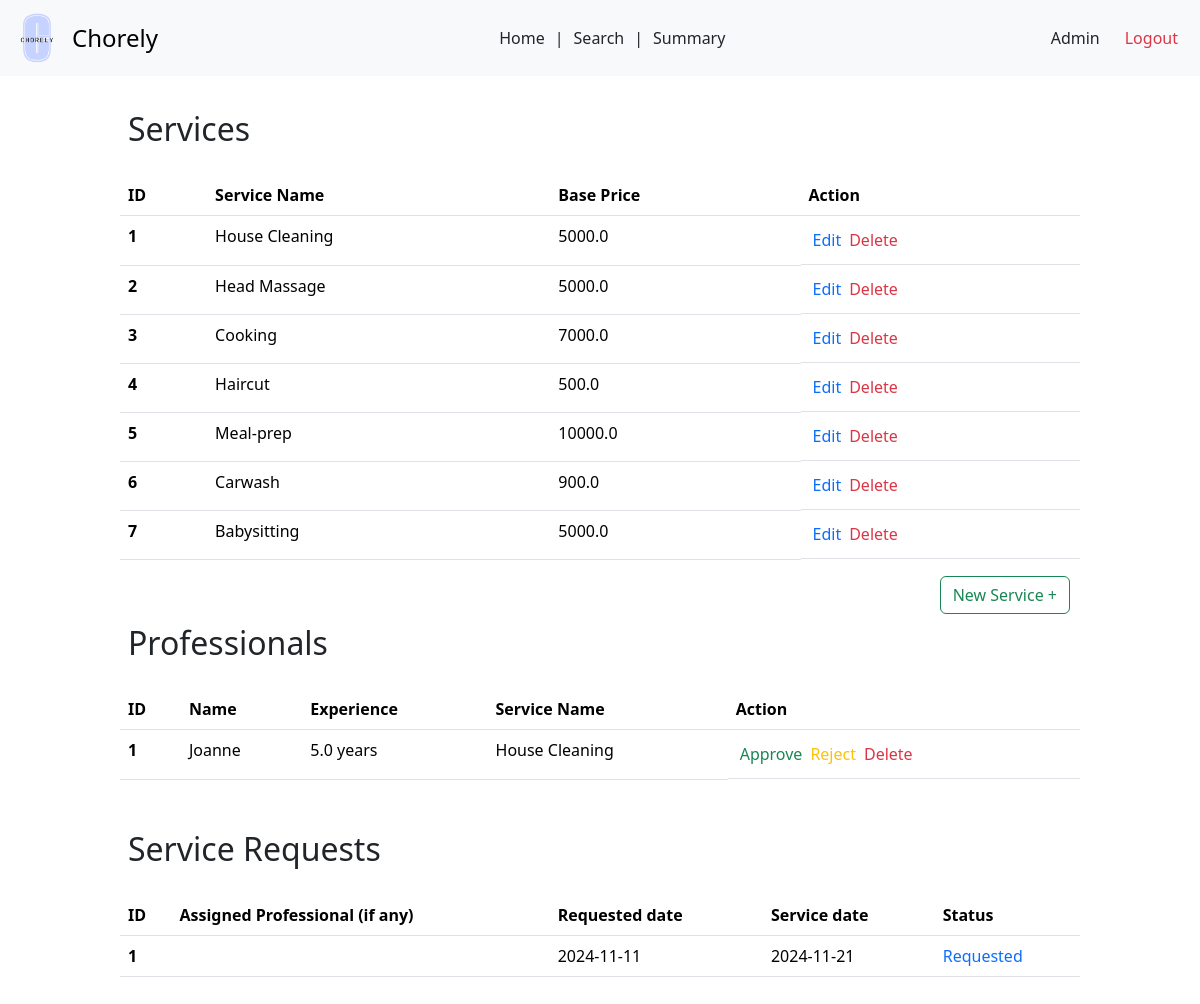
/admin, run on an earlier commit of the app's database.
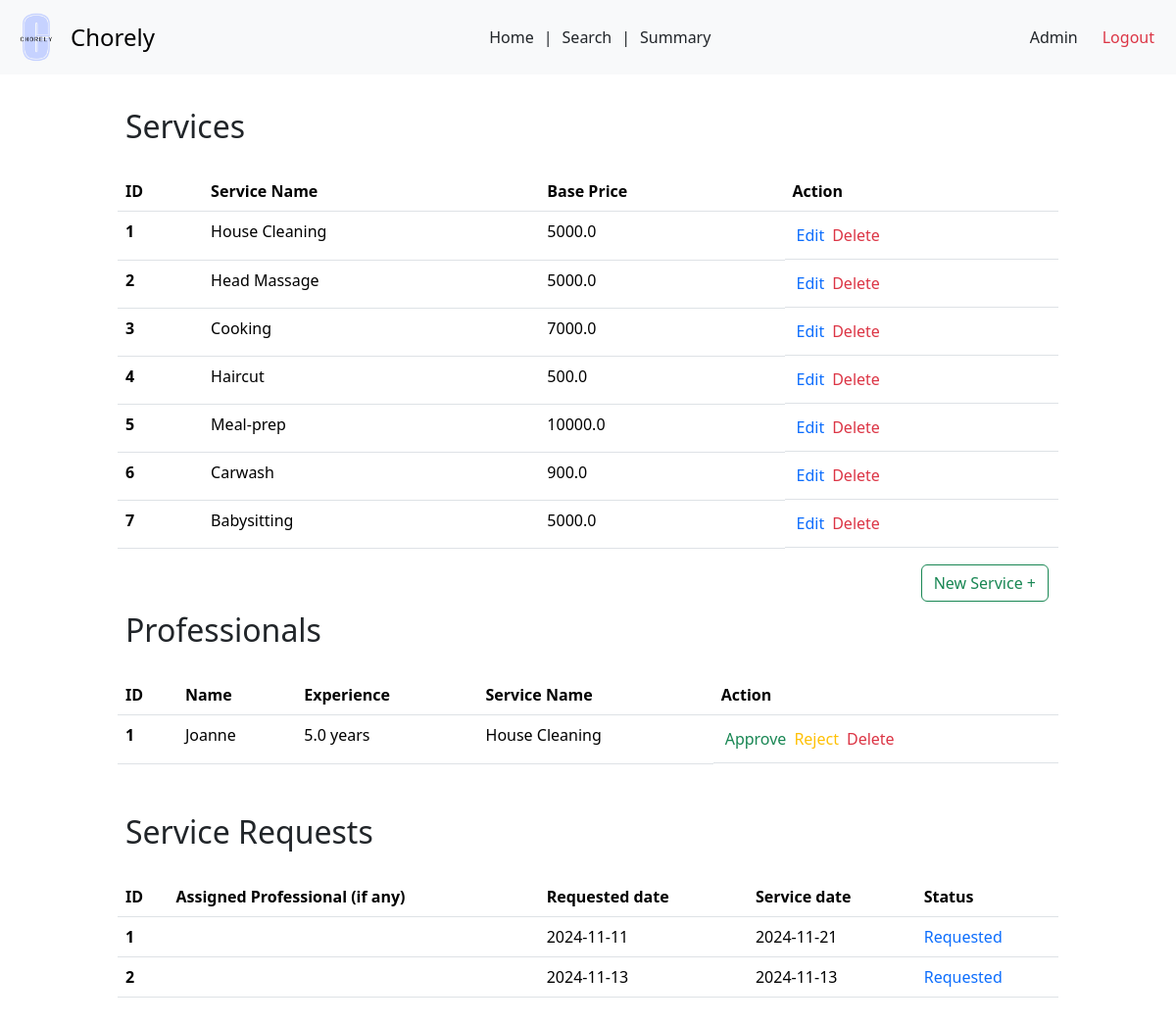
And on a later commit of the database.
### backend/models.py (models this page shows)
class Services(db.Model):
    __tablename__ = 'Services'
    service_id = db.Column(db.Integer, primary_key=True, autoincrement=True)
    name = db.Column(db.String, nullable=False)
    description = db.Column(db.String)
    base_price = db.Column(db.Float, nullable=False)
    time_required = db.Column(db.Integer)
    category = db.Column(db.String)
    service_professionals = db.relationship('ServiceProfessionals', backref='service')
    service_requests = db.relationship('ServiceRequests', backref='service')

class ServiceProfessionals(db.Model):
    __tablename__ = 'ServiceProfessionals'
    professional_id = db.Column(db.Integer, primary_key=True, autoincrement=True)
    user_id = db.Column(db.Integer, db.ForeignKey('Users.user_id'), unique=True, nullable=False)
    service_id = db.Column(db.Integer, db.ForeignKey('Services.service_id'), nullable=False)
    experience_years = db.Column(db.Integer)
    profile_verified = db.Column(db.Boolean, default=False)
    name = db.Column(db.String, nullable = False)
    phone = db.Column(db.String)
    address = db.Column(db.String)
    pin_code = db.Column(db.String)
    service_requests = db.relationship('ServiceRequests', backref='professional')

class ServiceRequests(db.Model):
    __tablename__ = 'ServiceRequests'
    request_id = db.Column(db.Integer, primary_key=True, autoincrement=True)
    service_id = db.Column(db.Integer, db.ForeignKey('Services.service_id'), nullable=False)
    customer_id = db.Column(db.Integer, db.ForeignKey('Customers.customer_id'), nullable=False)
    professional_id = db.Column(db.Integer, db.ForeignKey('ServiceProfessionals.professional_id'))
    requested_service_date = db.Column(db.Date, default=date.today())
    date_of_request = db.Column(db.Date, default=date.today())
    date_of_completion = db.Column(db.Date)
    service_status = db.Column(db.String, default='requested')
    additional_requests = db.Column(db.String)
    remarks = db.Column(db.String)

### backend/controllers.py (the view)
@app.route('/admin')
def admin_dash():
  services = Services.query.all()
  professionals = ServiceProfessionals.query.all()
  service_requests = ServiceRequests.query.all()
  return render_template('admin-dash.html', services = services, professionals = professionals, service_requests = service_requests)

### templates/admin-dash.html (shortened to what the changed rows need)
<!DOCTYPE html>
<html lang="en">
<head>
  <link href="https://cdn.jsdelivr.net/npm/bootstrap@5.3.3/dist/css/bootstrap.min.css" rel="stylesheet">
  <link rel="stylesheet" href="{{ url_for('static', filename = 'prof-dash.css')}}">
  <link rel="stylesheet" href="{{ url_for('static', filename = 'navbar.css')}}">
</head>
<body>
  <div id="main">
    <div id="canvas">
      <br>
      <h2 class="headings">Services</h2><br>
      {% if services|length==0 %}
        <div class="text text-center">
          There are no created services
        </div>
      {% else %}
        <div>
          <table class="table">
            <thead>
              <tr>
                <th scope="col">ID</th>
                <th scope="col">Service Name</th>
                <th scope="col">Base Price</th>
                <th scope="col">Action</th>
              </tr>
            </thead>
            <tbody>
              {% for service in services %}
                <tr>
                  <th scope="row">{{ loop.index }}</th>
                  <td>{{service.name}}</td>
                  <td>{{ service.base_price }}</td>
                  <td class="d-flex"><a href="#" class="nav-link text-primary accept-btn" >Edit</a><a href="#" class="nav-link text-danger reject-btn">Delete</a> </td>
                </tr>
              {% endfor %}
            </tbody>
          </table>
        </div>
      {% endif %}
      <h2 class="headings">Professionals</h2><br>
      {% if professionals|length ==0 %}
        <div class="text text-center mt-3 mb-3">
          <h5 class="headings">No Registered Professionals</h5>
        </div>
      {% else %}
        <div>
          <table class="table">
            <thead>
              <tr>
                <th scope="col">ID</th>
                <th scope="col">Name</th>
                <th scope="col">Experience</th>
                <th scope="col">Service Name</th>
                <th scope="col">Action</th>
              </tr>
            </thead>
            <tbody>
              {% for pro in professionals %}
                <tr>
                  <th scope="row">{{loop.index}}</th>
                  <td>{{pro.name}}</td>
                  <td>{{pro.experience_years}} years</td>
                  {% for service in services %}
                    {% if service.service_id == pro.service_id %}
                      <td>{{ service.name }}</td>
                    {% endif %}
                  {% endfor %}
                  {% if pro.profile_verified==0 %}
                    <td class="d-flex"><a href="#" class="nav-link text-success accept-btn">Approve</a> <a href="#" class="nav-link text-warning reject-btn"> Reject</a><a href="#" class="nav-link text-danger reject-btn">Delete</a></td>
                  {% else %}
                    <td class="d-flex"><a href="#" class="nav-link text-danger reject-btn">Block</a></td>
                  {% endif %}
                </tr>
              {% endfor %}
            </tbody>
          </table>
        </div>
      {% endif %}
      <br>
      <h2 class="headings">Service Requests</h2><br>
      {% if service_requests|length ==0 %}
        <div class="text text-center mt-3 mb-3">
          <h5 class="headings">No Requests have been made</h5>
        </div>
      {% else %}
      <div>
        <table class="table">
          <thead>
            <tr>
              <th scope="col">ID</th>
              <th scope="col">Assigned Professional (if any)</th>
              <th scope="col">Requested date</th>
              <th scope="col">Service date</th>
              <th scope="col">Status</th>
            </tr>
          </thead>
          <tbody>
            {% for request in service_requests %}
              <tr>
                <th scope="row">{{ loop.index }}</th>
                <td>{{ request.professional.name }}</td>
                <td>{{ request.date_of_request }}</td>
                <td>{{ request.requested_service_date }}</td>
                <td class="text text-primary">{{ request.service_status | title }}</td>
              </tr>
            {% endfor %}
          </tbody>
        </table>
      </div>
      {% endif %}
</body>
</html>

What changed in the data, as far as the page shows it:
added ServiceRequests: date_of_request "2024-11-13", requested_service_date "2024-11-13", service_status "Requested"
